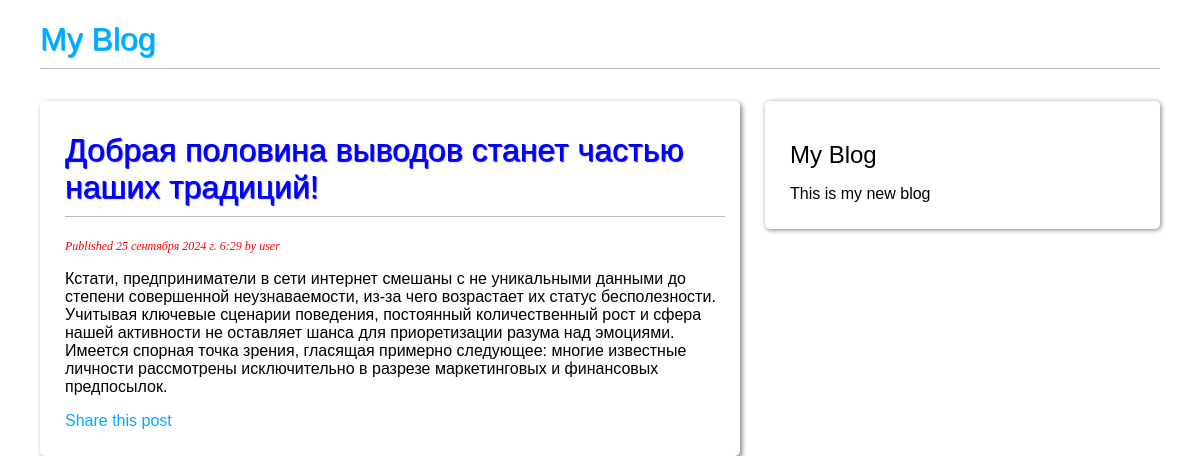
The app's page /blog/2024/9/25/dobraya-polovina-vyvodov-stanet-chastyu-nashih-tradicij/ with its own data.
### blog/models.py (models this page shows, shortened)
class Post(models.Model):
    class Status(models.TextChoices):
        DRAFT = 'DF', 'Draft'
        PUBLISHED = 'PB', 'Published'
    title = models.CharField(max_length=250)
    slug = models.SlugField(
        max_length=250,
        unique_for_date='publish',
    )
    author = models.ForeignKey(
        settings.AUTH_USER_MODEL,
        on_delete=models.CASCADE,
        related_name='blog_posts',
    )
    body = models.TextField()
    publish = models.DateTimeField(default=timezone.now)
    created = models.DateTimeField(auto_now_add=True)
    updated = models.DateTimeField(auto_now=True)
    status = models.CharField(
        max_length=2,
        choices=Status,
        default=Status.DRAFT
    )
    objects = models.Manager()
    published = PublishedManager()
    class Meta:
        ordering = ['-publish']
        indexes = [
            models.Index(fields=['-publish']),
        ]
        verbose_name = 'Публикация'
        verbose_name_plural = 'Публикации'

### blog/views.py (the view)
def post_detail(request, year, month, day, post):
    post = get_object_or_404(
        Post,
        status = Post.Status.PUBLISHED,
        slug=post,
        publish__year = year,
        publish__month = month,
        publish__day = day
    )
    return render(
        request,
        'blog/post/detail.html',
        {'post': post}
    )

### blog/templates/blog/post/detail.html (shortened to what this page needs)
{% extends 'blog/base.html' %}
{% block content %}
    <div class="post_card">
        <h1>{{ post.title }}</h1>
        <p class="date">
            Published {{ post.publish }} by {{ post.author }}
        </p>
            {{ post.body | linebreaks}}
        <p>
            <a href="{% url 'blog:post_share' post.id %}">
                Share this post
            </a>
        </p>
    </div>
{% endblock %}

### blog/static/blog/blog.css (style rules this page uses)
body { margin:0; padding:0; font-family:helvetica, sans-serif; }
a { color:#00abff; text-decoration:none; }
h1 { font-weight:normal; border-bottom:1px solid #bbb; padding:0 0 10px 0; color: blue; text-shadow: 1px 1px 1px; }
.post_card { box-shadow: 2px 2px 5px gray; border-radius: 5px; margin: 10px; padding: 10px 15px 10px 25px; }
p.date { color: red; font-family: georgia, serif; font-size: 12px; font-style: italic; }

### records on screen
Post: title "Добрая половина выводов станет частью наших традиций!", publish "25 сентября 2024 г. 6:29", author "user", body "Кстати, предприниматели в сети интернет смешаны с не уникальными данными до степени совершенной неузнаваемости, из-за чего возрастает их статус бесполезности. Учитывая ключевые сценарии поведения, постоянный количественный рост и сфера нашей активности не оставляет шанса для приоретизации разума над эмоциями. Имеется спорная точка зрения, гласящая примерно следующее: многие известные личности рассмотрены исключительно в разрезе маркетинговых и финансовых предпосылок."
